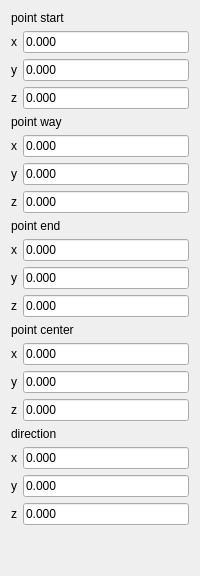
          <widget class="QWidget" name="page_3">
           <layout class="QGridLayout" name="gridLayout_16">
            <item row="2" column="0">
             <layout class="QGridLayout" name="gridLayout_12">
              <item row="2" column="0">
               <widget class="QLabel" name="label_41">
                <property name="text">
                 <string>y</string>
                </property>
               </widget>
              </item>
              <item row="2" column="1">
               <widget class="QLineEdit" name="lineEdit_arc_y_end">
                <property name="text">
                 <string>0.000</string>
                </property>
               </widget>
              </item>
              <item row="3" column="1">
               <widget class="QLineEdit" name="lineEdit_arc_z_end">
                <property name="text">
                 <string>0.000</string>
                </property>
               </widget>
              </item>
              <item row="1" column="1">
               <widget class="QLineEdit" name="lineEdit_arc_x_end">
                <property name="text">
                 <string>0.000</string>
                </property>
               </widget>
              </item>
              <item row="3" column="0">
               <widget class="QLabel" name="label_42">
                <property name="text">
                 <string>z</string>
                </property>
               </widget>
              </item>
              <item row="1" column="0">
               <widget class="QLabel" name="label_43">
                <property name="text">
                 <string>x</string>
                </property>
               </widget>
              </item>
              <item row="0" column="0" colspan="2">
               <widget class="QLabel" name="label_44">
                <property name="text">
                 <string>point end</string>
                </property>
               </widget>
              </item>
             </layout>
            </item>
            <item row="0" column="0">
             <layout class="QGridLayout" name="gridLayout_11">
              <item row="2" column="0">
               <widget class="QLabel" name="label_37">
                <property name="text">
                 <string>y</string>
                </property>
               </widget>
              </item>
              <item row="2" column="1">
               <widget class="QLineEdit" name="lineEdit_arc_y_start">
                <property name="text">
                 <string>0.000</string>
                </property>
               </widget>
              </item>
              <item row="3" column="1">
               <widget class="QLineEdit" name="lineEdit_arc_z_start">
                <property name="text">
                 <string>0.000</string>
                </property>
               </widget>
              </item>
              <item row="1" column="1">
               <widget class="QLineEdit" name="lineEdit_arc_x_start">
                <property name="text">
                 <string>0.000</string>
                </property>
               </widget>
              </item>
              <item row="3" column="0">
               <widget class="QLabel" name="label_38">
                <property name="text">
                 <string>z</string>
                </property>
               </widget>
              </item>
              <item row="1" column="0">
               <widget class="QLabel" name="label_39">
                <property name="text">
                 <string>x</string>
                </property>
               </widget>
              </item>
              <item row="0" column="0" colspan="2">
               <widget class="QLabel" name="label_40">
                <property name="text">
                 <string>point start</string>
                </property>
               </widget>
              </item>
             </layout>
            </item>
            <item row="4" column="0">
             <layout class="QGridLayout" name="gridLayout_15">
              <item row="2" column="0">
               <widget class="QLabel" name="label_53">
                <property name="text">
                 <string>y</string>
                </property>
               </widget>
              </item>
              <item row="2" column="1">
               <widget class="QLineEdit" name="lineEdit_arc_y_dir">
                <property name="text">
                 <string>0.000</string>
                </property>
               </widget>
              </item>
              <item row="3" column="1">
               <widget class="QLineEdit" name="lineEdit_arc_z_dir">
                <property name="text">
                 <string>0.000</string>
                </property>
               </widget>
              </item>
              <item row="1" column="1">
               <widget class="QLineEdit" name="lineEdit_arc_x_dir">
                <property name="text">
                 <string>0.000</string>
                </property>
               </widget>
              </item>
              <item row="3" column="0">
               <widget class="QLabel" name="label_54">
                <property name="text">
                 <string>z</string>
                </property>
               </widget>
              </item>
              <item row="1" column="0">
               <widget class="QLabel" name="label_55">
                <property name="text">
                 <string>x</string>
                </property>
               </widget>
              </item>
              <item row="0" column="0" colspan="2">
               <widget class="QLabel" name="label_56">
                <property name="text">
                 <string>direction</string>
                </property>
               </widget>
              </item>
             </layout>
            </item>
            <item row="1" column="0">
             <layout class="QGridLayout" name="gridLayout_13">
              <item row="2" column="0">
               <widget class="QLabel" name="label_45">
                <property name="text">
                 <string>y</string>
                </property>
               </widget>
              </item>
              <item row="2" column="1">
               <widget class="QLineEdit" name="lineEdit_arc_y_way">
                <property name="text">
                 <string>0.000</string>
                </property>
               </widget>
              </item>
              <item row="3" column="1">
               <widget class="QLineEdit" name="lineEdit_arc_z_way">
                <property name="text">
                 <string>0.000</string>
                </property>
               </widget>
              </item>
              <item row="1" column="1">
               <widget class="QLineEdit" name="lineEdit_arc_x_way">
                <property name="text">
                 <string>0.000</string>
                </property>
               </widget>
              </item>
              <item row="3" column="0">
               <widget class="QLabel" name="label_46">
                <property name="text">
                 <string>z</string>
                </property>
               </widget>
              </item>
              <item row="1" column="0">
               <widget class="QLabel" name="label_47">
                <property name="text">
                 <string>x</string>
                </property>
               </widget>
              </item>
              <item row="0" column="0" colspan="2">
               <widget class="QLabel" name="label_48">
                <property name="text">
                 <string>point way</string>
                </property>
               </widget>
              </item>
             </layout>
            </item>
            <item row="3" column="0">
             <layout class="QGridLayout" name="gridLayout_14">
              <item row="2" column="0">
               <widget class="QLabel" name="label_49">
                <property name="text">
                 <string>y</string>
                </property>
               </widget>
              </item>
              <item row="2" column="1">
               <widget class="QLineEdit" name="lineEdit_arc_y_center">
                <property name="text">
                 <string>0.000</string>
                </property>
               </widget>
              </item>
              <item row="3" column="1">
               <widget class="QLineEdit" name="lineEdit_arc_z_center">
                <property name="text">
                 <string>0.000</string>
                </property>
               </widget>
              </item>
              <item row="1" column="1">
               <widget class="QLineEdit" name="lineEdit_arc_x_center">
                <property name="text">
                 <string>0.000</string>
                </property>
               </widget>
              </item>
              <item row="3" column="0">
               <widget class="QLabel" name="label_50">
                <property name="text">
                 <string>z</string>
                </property>
               </widget>
              </item>
              <item row="1" column="0">
               <widget class="QLabel" name="label_51">
                <property name="text">
                 <string>x</string>
                </property>
               </widget>
              </item>
              <item row="0" column="0" colspan="2">
               <widget class="QLabel" name="label_52">
                <property name="text">
                 <string>point center</string>
                </property>
               </widget>
              </item>
             </layout>
            </item>
            <item row="5" column="0">
             <spacer name="verticalSpacer_3">
              <property name="orientation">
               <enum>Qt::Vertical</enum>
              </property>
              <property name="sizeHint" stdset="0">
               <size>
                <width>20</width>
                <height>40</height>
               </size>
              </property>
             </spacer>
            </item>
           </layout>
          </widget>
